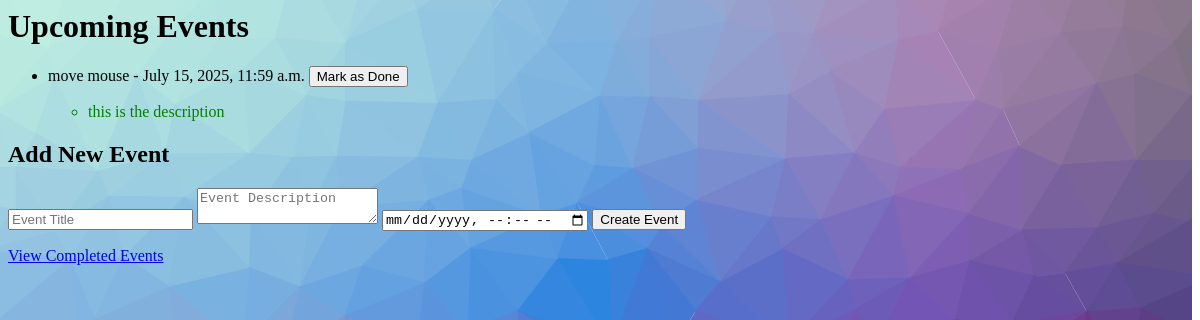
Page /todo/ on the earlier database version.
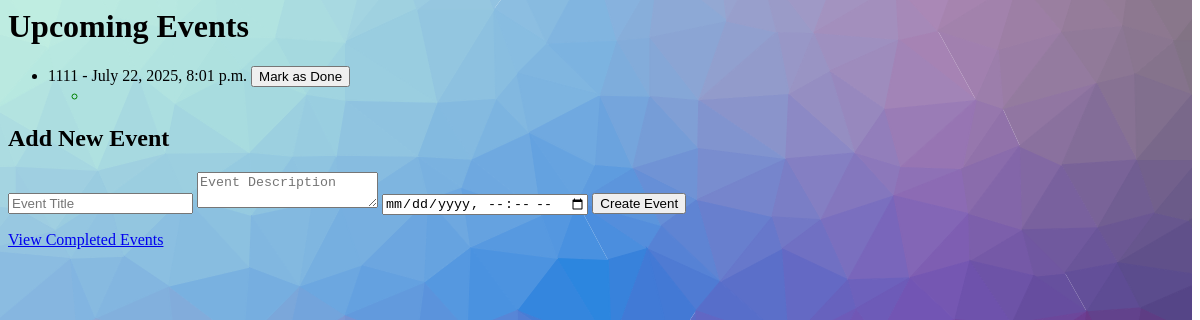
Same page on the later database version.
### todo/models.py (models this page shows, shortened)
class Event(models.Model):
    title = models.CharField(max_length=100)
    description = models.TextField(blank=True)
    due_date = models.DateTimeField()
    created_at = models.DateTimeField("created at", auto_now_add=True)
    done = models.BooleanField(default=False)

### todo/views.py (the view)
# urls.py: path("", views.index, name='index'),
def index(request):
    events = Event.objects.filter(done=False)
    return render(request, 'todo/index.html', {'events':events})

### todo/templates/todo/index.html (shortened to what this page needs)
{% load static %}
<link rel="stylesheet" href="{% static 'todo/style.css' %}">
<!doctype html>
<html lang="en">
    <head>
    </head>
    <body>
        <h1>Upcoming Events</h1>
        <ul>
            {% for event in events %}
                <li>
                    <span>{{ event.title }} - {{ event.due_date }}</span>
                    <form method="post" action="{% url 'todo:mark_done' event.id %}" style="display:inline;">
                        <button type="submit">Mark as Done</button>
                    </form>
                    <ul>
                        <li class="event-description">
                            {% if event.description %}
                                <p>{{event.description}}</p>
                            {% endif %}
                        </li>
                    </ul>
                </li>
            {% empty %}
                <li>No upcoming events.</li>
            {% endfor %}
        </ul>
        <h2>Add New Event</h2>
        <form method="post" action="{% url 'todo:create_event' %}">
            <input type="text" name="title" placeholder="Event Title" required>
            <textarea name="description" placeholder="Event Description"></textarea>
            <input type="datetime-local" name="due_date" required>
            <button type="submit">Create Event</button>
        </form>
        <a href="{% url 'todo:detail' %}">View Completed Events</a>
    </body>
</html>

Differences in the rows shown:
no longer on this page (row edited): Event: title "move mouse", due_date "July 15, 2025, 11:59 a.m.", description "this is the description"
added Event: title "1111", due_date "July 22, 2025, 8:01 p.m."
